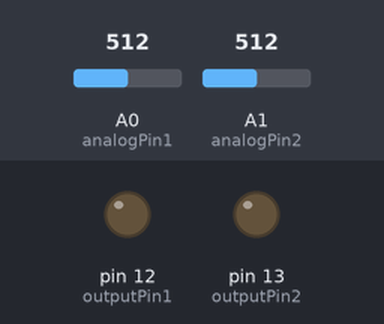
Recording of a sketch running on a simulated Arduino Uno, built with avr-gcc and run on an emulated ATmega328P. On the bench: output pins drawn as LEDs (lit = HIGH). The test bench sets the inputs (shaded band); at power-on: A0 (analogPin1) = 512, A1 (analogPin2) = 512.

Above: at 1.2 s.
1.3 s: A0 (analogPin1) set to 521
At 2.3 s:
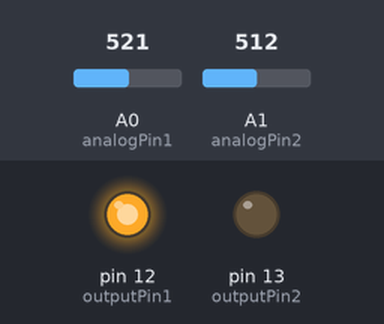
Timing chart, 0 to 4.3 s (numbered marks = the images above; inputs shaded):
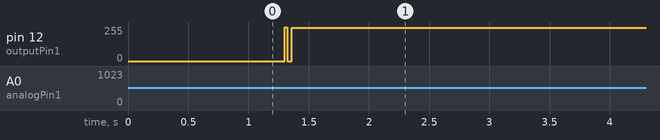

The sketch:

Voltage_to_Logic.ino
```cpp
const int analogPin1 = A0;    // pin that the sensor is attached to
const int analogPin2 = A1;    // pin that the sensor is attached to
const int outputPin1 = 12;       // pin that the LED is attached to
const int outputPin2 = 13;       // pin that the LED is attached to
const int ledPin1 = 10;       // pin that the LED is attached to
const int ledPin2 = 11;       // pin that the LED is attached to
const int threshold = 512;   // an arbitrary threshold level that's in the range of the analog input

void setup() {
  // initialize the LED pin as an output:
  pinMode(outputPin1, OUTPUT);
  pinMode(outputPin2, OUTPUT);
  // initialize serial communications:
  Serial.begin(9600);
}

void loop() {
  // read the value of the potentiometer:
  int analogValue1 = analogRead(analogPin1);
  int analogValue2 = analogRead(analogPin2);


  // if the analog value is high enough, turn on the LED:
  if (analogValue1 > threshold) {
    digitalWrite(outputPin1, HIGH);
    digitalWrite(ledPin1, HIGH);
    delay(10);
    digitalWrite(outputPin1, LOW);
    digitalWrite(ledPin1, LOW);
  } else {
    digitalWrite(outputPin1, LOW);


  if (analogValue2 > threshold) {
    digitalWrite(outputPin2, HIGH);
    digitalWrite(ledPin2, HIGH);
    delay(10);
    digitalWrite(outputPin2, LOW);
    digitalWrite(ledPin1, LOW);
  } else {
    digitalWrite(outputPin2, LOW);


    }


  }
}
```

Measured:
- the behaviour switches between 512 and 513 on A0 (analogPin1) (found by bisection; images 0 and 1)
- after the input at 1.3 s, pin 12 (outputPin1): 0/255 → 251/255 at once
